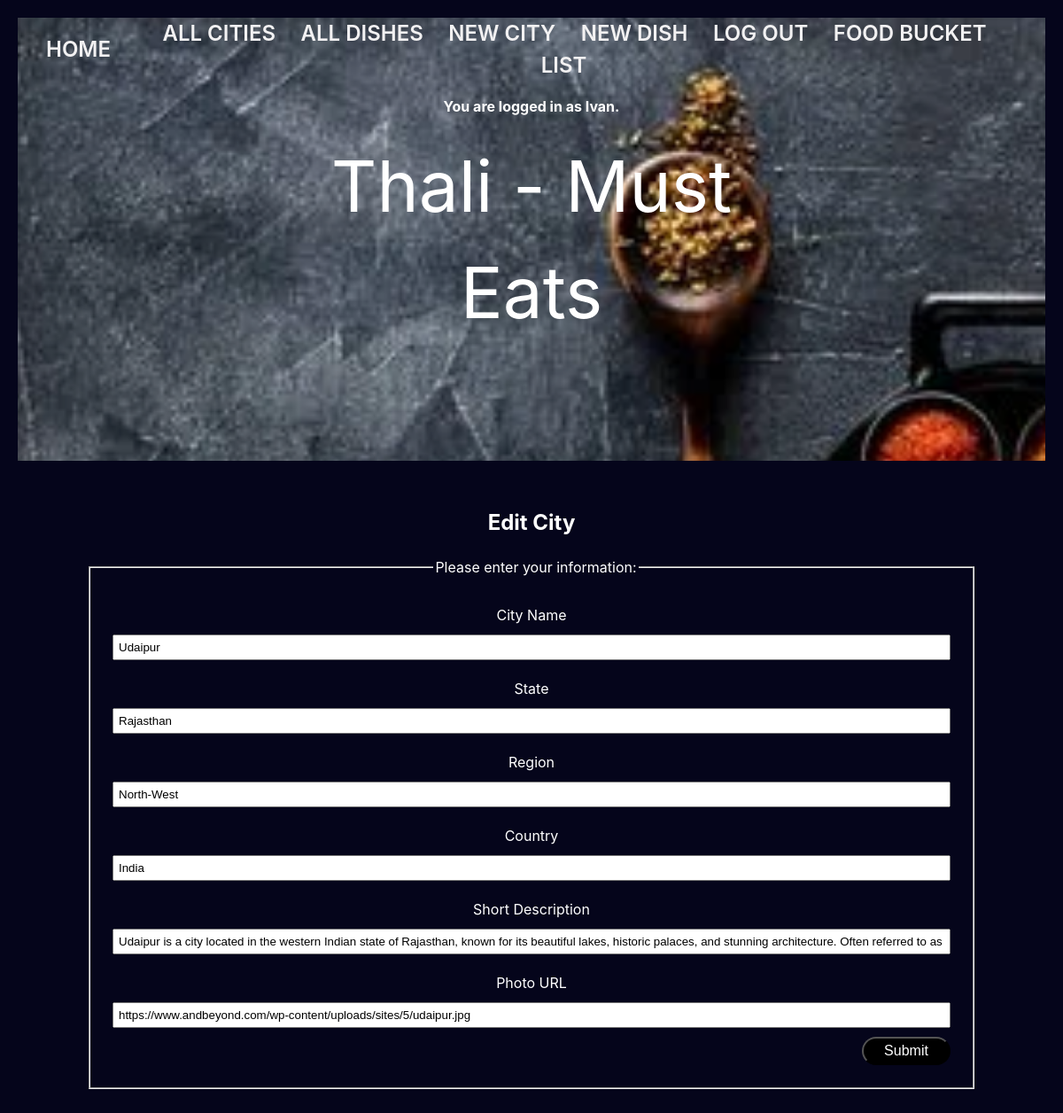
Before: /city/1/edit (signed in) with the older database file.
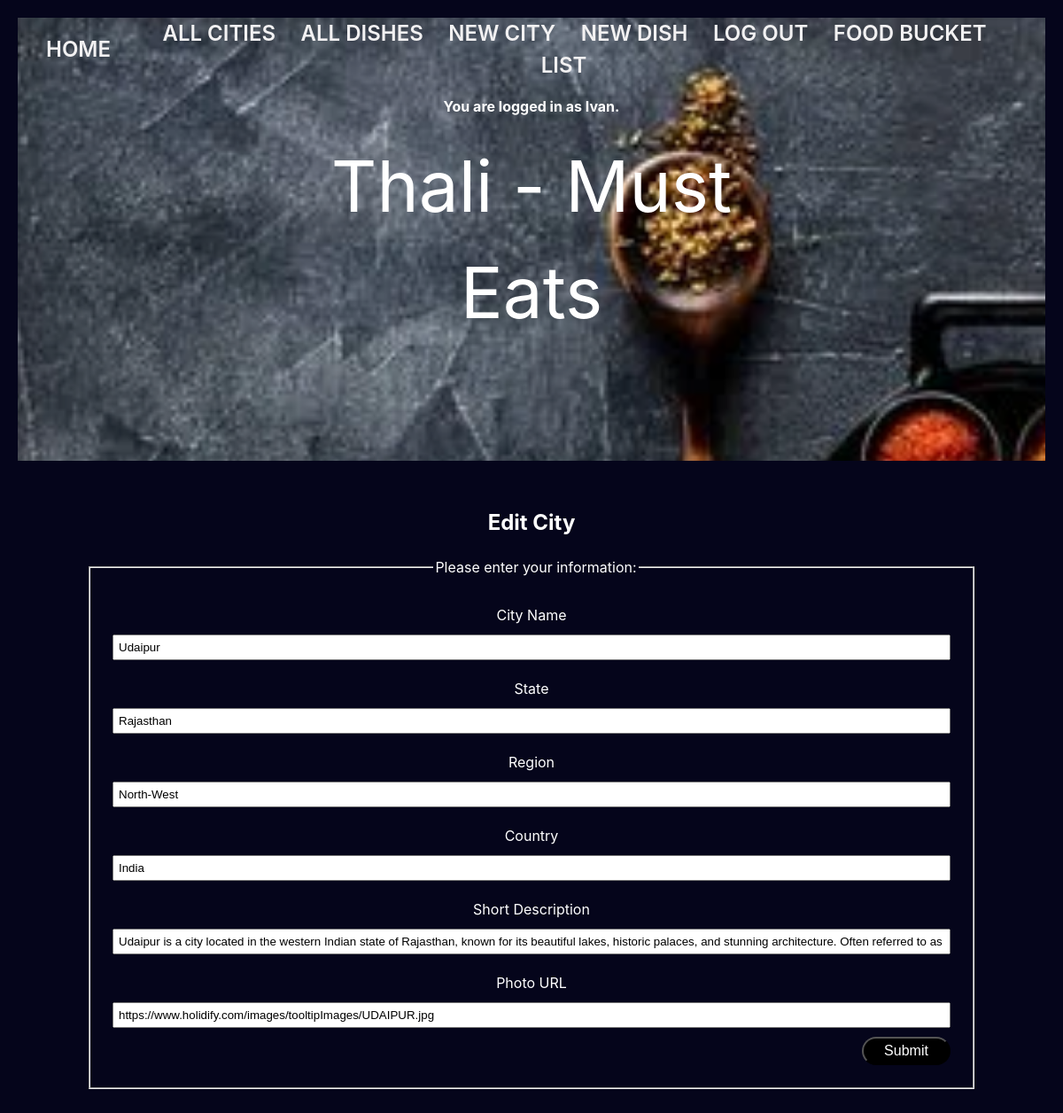
After: the same page with the newer database file.
### thali_app/models.py (models this page shows, shortened)
class User(UserMixin, db.Model):
    id = db.Column(db.Integer, primary_key=True)
    username = db.Column(db.String(80), nullable=False)
    password = db.Column(db.String(80), nullable=False)
    favorites_list_user = db.relationship(
        'Dish', secondary='user_favorites_list', back_populates='favorites_list_dishes')

class City(db.Model):
    id = db.Column(db.Integer, primary_key=True)
    name = db.Column(db.String(80), nullable=False)
    state = db.Column(db.String(80), nullable=False)
    region = db.Column(db.String(80), nullable=False)
    country = db.Column(db.String(80), nullable=False)
    short_desc = db.Column(db.String(1000), nullable=False)
    photo_url = db.Column(URLType)
    dishes = db.relationship('Dish', back_populates='city')
    created_by_id = db.Column(db.Integer, db.ForeignKey('user.id'))
    created_by = db.relationship('User')

### thali_app/main/routes.py (the view, shortened to what this page needs)
@main.route('/city/<city_id>/edit', methods=['GET', 'POST'])
@login_required
def city_edit(city_id):
    city = City.query.get(city_id)
    print(city.id)
    form = CityForm(obj=city)
    print(form.name)
    city = City.query.get(city_id)
    return render_template('city_edit.html',city=city, form=form)

### thali_app/main/forms.py
class CityForm(FlaskForm):
    name = StringField("City Name",
        validators=[
            DataRequired(),
            Length(min=3, max=80, message="The city name needs to be between 3 and 80 chars")
        ])
    state = StringField("State",
            validators=[
            Length(min=0, max=80, message="The state name needs to be between 3 and 80 chars")
        ])
    region = StringField("Region",
            validators=[
            Length(min=0, max=80, message="The region name needs to be between 3 and 80 chars")
        ])
    country = StringField("Country",
        validators=[
        Length(min=3, max=80, message="The country name needs to be between 3 and 80 chars")
    ])
    short_desc = StringField("Short Description",
        validators=[
            Length(min=0, max=1000, message= "The description needs to be less than 1000 characters")
    ])
    photo_url = StringField("Photo URL")
    submit = SubmitField("Submit")

### thali_app/extensions.py (called while the page is built)
@login_manager.user_loader
def load_user(user_id):
    return User.query.get(user_id)

### thali_app/templates/city_edit.html (shortened to what this page needs)
    {% extends 'base.html' %}
    {% block content %}
    <h2>Edit City</h2>
    <form method="POST" action="{{ url_for('main.city_edit', city_id=city.id) }}">
        <fieldset>
            <legend>Please enter your information:</legend>
            {{ form.name.label }}
            {{ form.name }}
            {{ form.state.label }}
            {{ form.state }}
            {{ form.region.label }}
            {{ form.region }}
            {{ form.country.label }}
            {{ form.country }}
            {{ form.short_desc.label }}
            {{ form.short_desc }}
            {{ form.photo_url.label }}
            {{ form.photo_url }}
            {{ form.submit }}
        </fieldset>
    </form>
    {% endblock %}

### thali_app/templates/base.html (shortened to what this page needs)
<!DOCTYPE html>
<html>
    <head>
        <link rel="stylesheet" href="/static/style.css">
    </head>
    <body>
        <div class="page-header">
            <header>Thali - Must Eats</header>
            <nav>
                <a href="/">Home</a>
                <div>
                    {% if current_user.is_authenticated %}
                        <a href="/">All Cities</a>
                        <a href="/all_dishes">All Dishes</a>
                        <a href="/new_city">New City</a>
                        <a href="/new_dish">New Dish</a>
                        <a href="/logout">Log Out</a>
                        <a href="/favorites_list">Food Bucket List</a>
                    {% else %}
                    <!-- Only show these links if the current user is NOT
                        authenticated (logged in)! -->
                        <a href="/signup">Sign Up</a>
                        <a href="/login">Log In</a>
                    {% endif %}
                </div>
            </nav>
            {% if current_user.is_authenticated %}
                <p><b>You are logged in as {{ current_user.username }}.</b></p>
            {% endif %}
        </div>
        <div id="content">
            {% block content %}{% endblock %}
        </div>
    </body>
</html>

### thali_app/static/style.css (style rules this page uses)
#content { width: 100%; padding: 20px; font-size: medium; }
body { font-family: -apple-system, BlinkMacSystemFont, 'Segoe UI', 'Roboto', 'Oxygen', 'Ubuntu', 'Cantarell', 'Fira Sans', 'Droid Sans', 'Helvetica Neue', sans-serif; -webkit-font-smoothing: antialiased; -moz-osx-font-smoothing: grayscale; line-height: 1.5; margin: 0; padding: 20px; text-align: center; background-color: rgb(5, 5, 27); color: white; }
.page-header { background-image: url('/static/img/background-spice.jpg'); background-size: cover; background-position: center center; background-attachment: fixed; height: 500px; position: relative; color: #fff; }
.page-header::after { position: absolute; top: 0; left: 0; width: 100%; height: 100%; background-color: rgba(0, 0, 0, 0.4); }
.page-header header { position: absolute; top: 50%; left: 50%; transform: translate(-50%, -50%); text-align: center; color: white; z-index: 1; font-size: 5rem; }
nav { display: flex; justify-content: space-between; align-items: center; padding: 0 2rem; }
nav a { color: rgb(242, 241, 242); font-size: 1.5rem; font-weight: 600; margin-right: 1.5rem; text-decoration: none; text-transform: uppercase; }
#content { max-width: 1000px; margin: 0 auto; padding: 2rem; }
fieldset { display: flex; flex-direction: column; margin: 20px 0; padding: 20px; }
fieldset * { margin: 5px; }
fieldset input { padding: 5px; }
input[type=submit] { width: 100px; align-self: flex-end; background-color:black; border-radius: 1em; color:white; font-size: 1em; padding: 1.7 em; }

Changed rows visible on the page:
changed City "Udaipur": photo_url "https://www.andbeyond.com/wp-content/uploads/sites/5/udaipur.jpg" → "https://www.holidify.com/images/tooltipImages/UDAIPUR.jpg"
